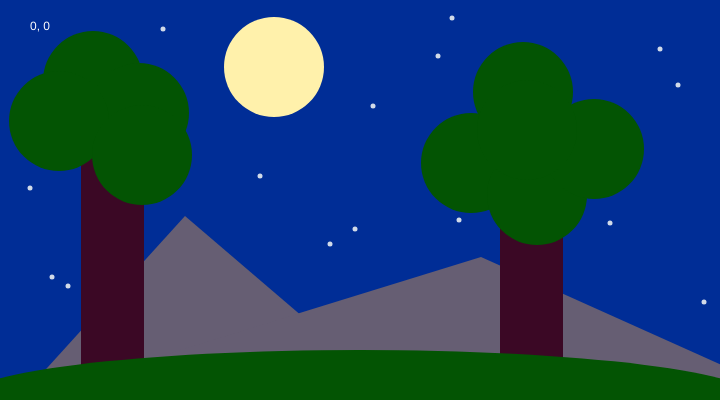
Frame 1 (no input)
Frame 60 (no input): identical to frame 1, image omitted
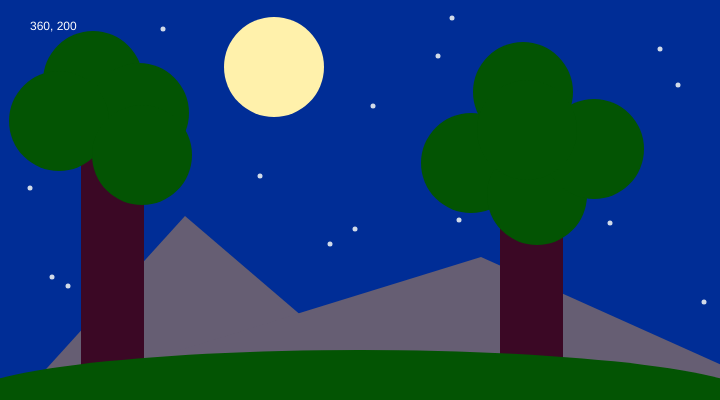
Frame 120 (the mouse pressed at the canvas centre since frame 60)

The p5.js sketch that drew these frames (run headless with seeded random() and noise() and a simulated clock; from frame 60 on, the mouse is pressed at the canvas centre):

// p5.js sketch
// ── sketch.js
function setup() {
  createCanvas(720, 400);
}


function draw() {
  background(0, 45, 150);
  noStroke();

  fill(102, 94, 115)
  triangle(185, 216, 18, 400, 400, 400);
  triangle(481, 257, 18, 400, 800, 400);


  fill(59, 8, 37);
  rect(81, 120, 63, 300);
  rect(500, 160, 63, 300);

  fill(3, 84, 3)
  ellipse(93, 81, 100, 100);
  ellipse(139, 113, 100, 100);
  ellipse(59, 121, 100, 100);
  ellipse(142, 155, 100, 100);
  ellipse(471, 163, 100, 100);
  ellipse(523, 92, 100, 100);
  ellipse(537, 195, 100, 100);
  ellipse(594, 149, 100, 100);
  ellipse(527, 130, 100, 100);

  ellipse(width/2, 400, 800, 100);


  fill(209, 218, 232)
  ellipse(373, 106, 5, 5);
  ellipse(355, 229, 5, 5);
  ellipse(260, 176, 5, 5);
  ellipse(660, 49, 5, 5);
  ellipse(610, 223, 5, 5);
  ellipse(452, 18, 5, 5);
  ellipse(163, 29, 5, 5);
  ellipse(68, 286, 5, 5);
  ellipse(704, 302, 5, 5);
  ellipse(459, 220, 5, 5);
  ellipse(330, 244, 5, 5);
  ellipse(438, 56, 5, 5);
  ellipse(678, 85, 5, 5);
  ellipse(30, 188, 5, 5);
  ellipse(52, 277, 5, 5);

  fill(255, 241, 171)
  ellipse(274, 67, 100, 100);

  fill('white')
  text(mouseX + ", " + mouseY, 30, 30);
}

function mouseReleased() {
  print(mouseX + ", " + mouseY);
}
